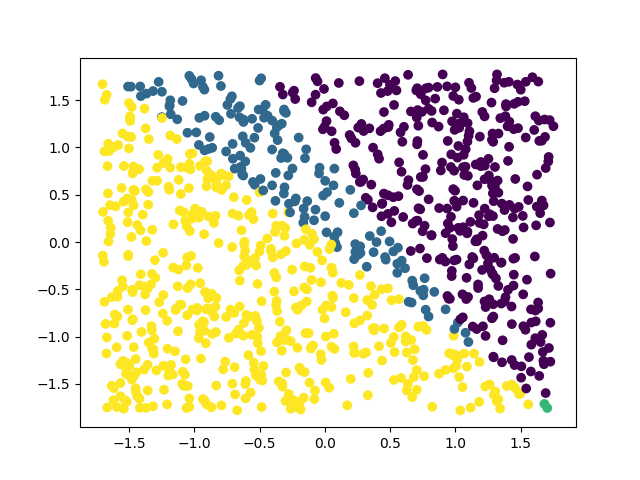

Recreate this plot in Python.
import neural_network
import read_data
import numpy as np
import matplotlib.pyplot as plt


if __name__ == "__main__":
    np.random.seed(12)
    X_train, Y_train = read_data.read_data("./data/classification/data.simple.train.1000.csv", True)
    X_test, Y_test = read_data.read_data("./data/classification/data.simple.test.1000.csv", True)

    X_train = X_train.T
    Y_train = Y_train - 1
    X_test = X_test.T
    Y_test = Y_test - 1

    X_train, mean, std = neural_network.classification_data_normalization(X_train)
    X_test, _, _ = neural_network.classification_data_normalization(X_test, mean, std)
    Y_train = neural_network.one_hot_encoding(Y_train)

    nn = neural_network.NeuralNetwork([2,2, 2], 5, 0.5, 15000)
    nn.perform_classification_training(X_train, Y_train)

    Y_pred = np.array([nn.forward(X_test[:,i:i+1]) for i in range(X_test.shape[1])]).T.reshape(2, -1)
    Y_pred = neural_network.one_hot_decoding(Y_pred)
    out = Y_pred + 2 * Y_test
    print(out)
    plt.scatter(X_test[0], X_test[1], c=out)
    plt.savefig("classification.png")


    
    



    
    

    
